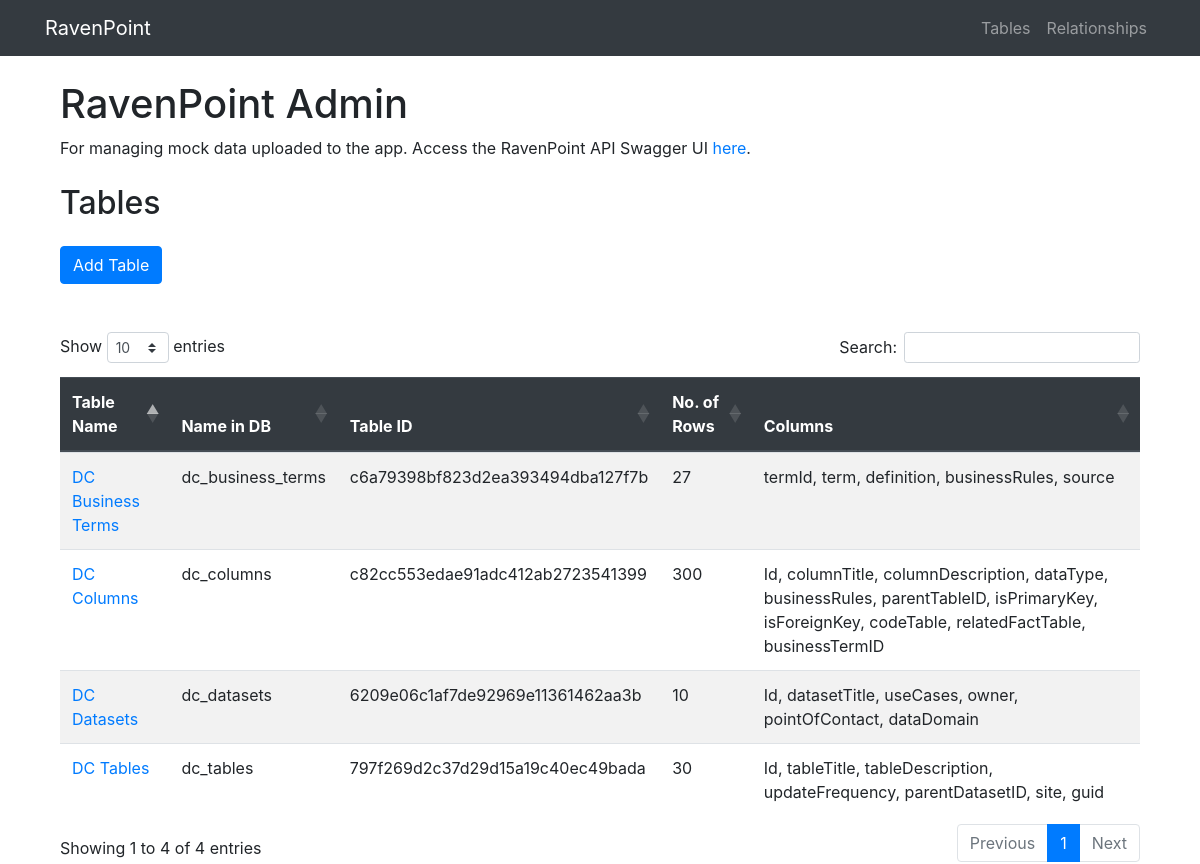
The page / on the database its author committed.
### project/models.py (models this page shows, shortened)
class Table(db.Model):
  __tablename__ = 'tables'
  id = db.Column(db.String(128), primary_key=True)
  table_name = db.Column(db.String(256), unique=True, index=True)
  table_db_name = db.Column(db.String(256))

### project/admin/views.py (the view, shortened to what this page needs)
@admin.route('/', methods=['GET', 'POST'])
def index():
    form = UploadData()
    with sqlite3.connect(conn_string) as conn:
        all_tables = get_all_table_names(conn)
        table_metadata = get_all_table_metadata(conn, all_tables)
    return render_template('index.html', form=form, tables=table_metadata.to_dict('records'))

### project/admin/forms.py
class UploadData(FlaskForm):
    csv_file = FileField('Data (CSV file)', [FileAllowed(['csv'], 'CSV files only.')])
    table_name = StringField('Table Name', [DataRequired()])
    submit = SubmitField('Submit')

### project/utils.py (called while the page is built)
def get_all_table_names(conn):
  df = pd.read_sql(
    'SELECT * from tables',
    conn
  )
  return df

def get_all_table_metadata(conn, tables):
  nrows = []
  all_columns = []
  for table_name in tables.table_db_name:
      cursor = conn.execute(f"SELECT * FROM {table_name}")
      columns = ', '.join(list(map(lambda x: x[0], cursor.description)))
      all_columns.append(columns)
      cursor = conn.execute(f"SELECT COUNT(*) FROM {table_name}")
      table_nrows = cursor.fetchone()[0]
      nrows.append(table_nrows)
  output = tables.copy()
  output['nrows'] = nrows
  output['columns'] = all_columns
  return output

### project/admin/templates/index.html (shortened to what this page needs)
{% extends 'base.html' %}
{% block content %}
<div class="container mt-4">
  <h1>RavenPoint Admin</h1>
  <p>
    For managing mock data uploaded to the app.
    Access the RavenPoint API Swagger UI
    <a href="http://127.0.0.1:5000/ravenpoint/doc" target="_blank">here</a>.
  </p>
</div>
<div class="container mt-4">
  <h2>Tables</h2>
  <button type="button" class="btn btn-primary mt-3" data-toggle="modal" data-target="#addTableModal">
    Add Table
  </button>
</div>
<div class="container mt-5">
  <table class="table table-striped" id="all-tables">
    <thead class="thead-dark">
      <tr>
        <th scope="col">Table Name</th>
        <th scope="col">Name in DB</th>
        <th scope="col">Table ID</th>
        <th scope="col">No. of Rows</th>
        <th scope="col">Columns</th>
      </tr>
    </thead>
    <tbody>
      {% for table in tables %}
      <tr>
        <td>
          <a href="{{ url_for('admin.table_view', id=table.id) }}">
            {{ table.table_name }}
          </a>
        </td>
        <td>{{ table.table_db_name }}</td>
        <td>{{ table.id }}</td>
        <td>{{ "{:,}".format(table.nrows) }}</td>
        <td>{{ table.columns }}</td>
      </tr>
      {% endfor %}
    </tbody>
  </table>
</div>
{% endblock %}

### project/static/css/custom.css (style rules this page uses)
th, td { white-space: no-wrap; }

### rows shown on the page
Table: table_name "DC Datasets", table_db_name "dc_datasets", id "6209e06c1af7de92969e11361462aa3b", nrows "10", columns "Id, datasetTitle, useCases, owner, pointOfContact, dataDomain"
Table: table_name "DC Tables", table_db_name "dc_tables", id "797f269d2c37d29d15a19c40ec49bada", nrows "30", columns "Id, tableTitle, tableDescription, updateFrequency, parentDatasetID, site, guid"
Table: table_name "DC Columns", table_db_name "dc_columns", id "c82cc553edae91adc412ab2723541399", nrows "300", columns "Id, columnTitle, columnDescription, dataType, businessRules, parentTableID, isPrimaryKey, isForeignKey, codeTable, relatedFactTable, businessTermID"
Table: table_name "DC Business Terms", table_db_name "dc_business_terms", id "c6a79398bf823d2ea393494dba127f7b", nrows "27", columns "termId, term, definition, businessRules, source"
